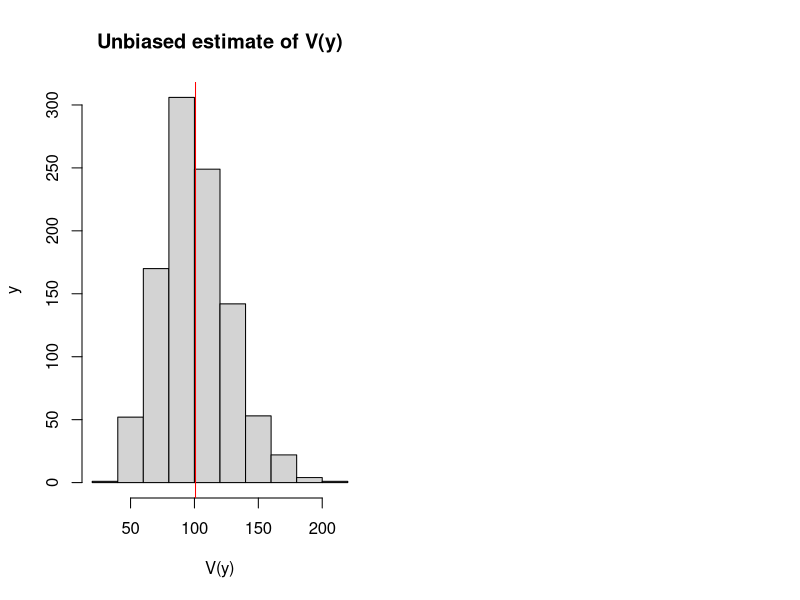

Reproduce this figure in R. (Note: this script raises an error after producing the figure.)
## ---- chunk 1
mu <- 100
sigma <- 10
nIterations <- 1000
# Generate data from normal distribution, 10,000 observations
y <- rnorm(10000,mu,sigma)
# This is the function, which will calculate the two variances
varFunction <- function(y){
   return(c(var(y), mean((y-mean(y))^2)))
}
# Calculate biased and unbiased variances for the sample of 30 observations,
# repeat nIterations times
varValues <- replicate(nIterations, varFunction(sample(y,30)))
## ---- chunk 2
par(mfcol=c(1,2))
# Histogram of unbiased estimate
hist(varValues[1,], xlab="V(y)", ylab="y", main="Unbiased estimate of V(y)")
abline(v=mean(varValues[1,]), col="red")
legend("topright",legend=TeX(paste0("E$\\left(V(y)\\right)$=",round(mean(varValues[1,]),2))),lwd=1,col="red")

# Histogram of the biased estimate
hist(varValues[2,], xlab="V(y)", ylab="y", main="Biased estimate of V(y)")
abline(v=mean(varValues[2,]), col="red")
legend("topright",legend=TeX(paste0("E$\\left(V(y)\\right)$=",round(mean(varValues[2,]),2))),lwd=1,col="red")
## ---- chunk 3
mu <- 100
sigma <- 10
nIterations <- 1000
meanValues <- vector("numeric",nIterations)
medianValues <- vector("numeric",nIterations)
y <- rnorm(100000,mu,sigma)
for(i in 1:nIterations){
    meanValues[i] <- mean(y[1:(i*100)])
    medianValues[i] <- median(y[1:(i*100)])
}
## ---- chunk 4
variancesRatios <- vector("numeric",nIterations-1)
for(i in 2:nIterations){
    variancesRatios[i-1] <- var(meanValues[1:i]) / var(medianValues[1:i])
}
options(scipen=6)
plot(10+2:nIterations*100,variancesRatios, type="l", xlab="Sample size",ylab="Relative efficiency", ylim=range(c(1,variancesRatios)))
abline(h=1, col="red")
## ---- chunk 5
knitr::include_graphics("images/03-statistics-consistency.png")
## ---- chunk 6
plot(seq(-3,3,0.1),dnorm(seq(-3,3,0.1)),type="l",ylab="Density",xlab="y",main="PDF of Normal distribution")
abline(v=0, col="red")
text(0.5,0.05,TeX("$\\mu =0$"))
## ---- chunk 7
plot(seq(-3,3,0.01),dlaplace(seq(-3,3,0.01)),type="l",ylab="Density",xlab="y",main="PDF of Laplace distribution")
abline(v=0, col="red")
## ---- chunk 8
plot(seq(-3,3,0.01),ds(seq(-3,3,0.01)),type="l",ylab="Density",xlab="y",main="PDF of S distribution")
abline(v=0, col="red")
## ---- chunk 9
plot(seq(-3,3,0.01),dgnorm(seq(-3,3,0.01),0,1,0.5),type="l",ylab="Density",xlab="y",main="PDF of Generalised Normal distribution",
     ylim=c(0,0.6))
lines(seq(-3,3,0.01),dgnorm(seq(-3,3,0.01),0,1,1),col="darkblue")
lines(seq(-3,3,0.01),dgnorm(seq(-3,3,0.01),0,1,2),col="darkred")
lines(seq(-3,3,0.01),dgnorm(seq(-3,3,0.01),0,1,1000),col="purple")
abline(v=0, col="red")
legend("topright",legend=c(TeX("$\\beta =0.5$"),TeX("$\\beta =1$"),TeX("$\\beta =2$"),TeX("$\\beta =1000$")),
       col=c("black","darkblue","darkred","purple"),lwd=1)
## ---- chunk 10
plot(seq(-3,3,0.01),dalaplace(seq(-3,3,0.01),0,1,0.5),type="l",ylab="Density",xlab="y",main="PDF of Asymmetric Laplace distribution",
     ylim=c(0,0.6))
lines(seq(-3,3,0.01),dalaplace(seq(-3,3,0.01),0,1,0.2),col="darkblue")
lines(seq(-3,3,0.01),dalaplace(seq(-3,3,0.01),0,1,0.8),col="darkred")
abline(v=0, col="red")
legend("topright",legend=c(TeX("$\\alpha =0.5$"),TeX("$\\alpha =0.2$"),TeX("$\\alpha =0.8$")),
       col=c("black","darkblue","darkred"),lwd=1)
## ---- chunk 11
plot(seq(0,6,0.01),dinvgauss(seq(0,6,0.01),1,dispersion=10),type="l",ylab="Density",xlab="y",main="PDF of Inverse Gaussian distribution")
lines(seq(0,6,0.01),dinvgauss(seq(0,6,0.01),1,dispersion=1),col="darkblue")
lines(seq(0,6,0.01),dinvgauss(seq(0,6,0.01),1,dispersion=0.1),col="darkred")
abline(v=1, col="red")
legend("topright",legend=c(TeX("$s =10$"),TeX("$s =1$"),TeX("$s =0.1$")),
       col=c("black","darkblue","darkred"),lwd=1)
## ---- chunk 12
par(mar=c(1,1,1,1))
plot(c(0,-3,-6,3,6),c(0,2,-6,5,-1),xlim=c(-8,8),ylim=c(-8,8),pch=16,axes=F,xlab="",ylab="")
lines(c(0,-3),c(0,2), col="grey", lty=2)
lines(c(0,-6),c(0,-6), col="grey", lty=2)
lines(c(0,3),c(0,5), col="grey", lty=2)
lines(c(0,6),c(0,-1), col="grey", lty=2)
points(0,0,col="red",pch=16)
text(c(0,-3,-6,3,6),c(0,2,-6,5,-1),c("True model","Model 1","Model 2","Model 3","Model 4"),pos=3)
box()
